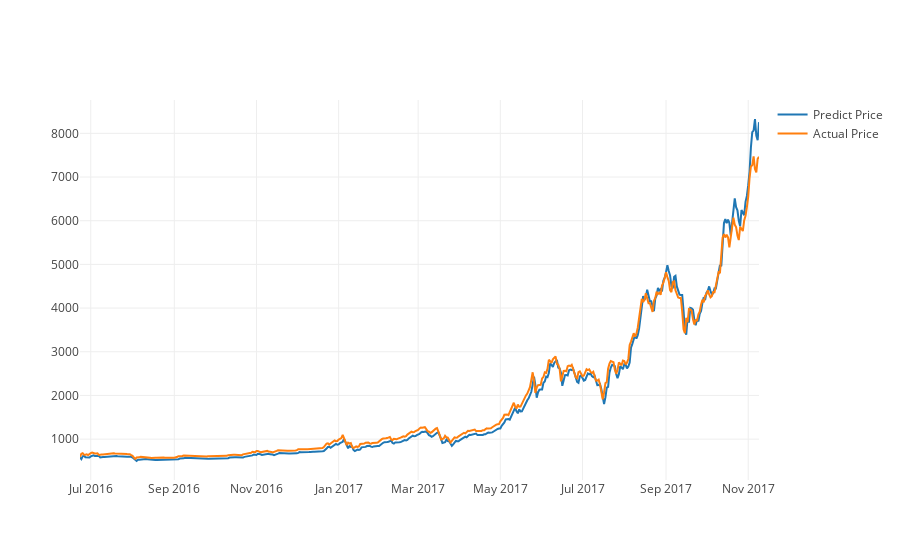

Here is the notebook cell this chart was saved with:
### Code cell
'''
Test Dropout and regularization on our network.
Dropout prevents overfitting of the data, but decreases the MSE.
'''
def create_model(trainX, trainY, testX, testY, neurons):
    '''
    Create a model based on 'weighed_average' variable. 
    This model will not be stateful. 
    ''' 

    model = Sequential()
    model.add(LSTM(neurons, 
               input_shape=(trainX.shape[1], trainX.shape[2]), return_state=False,
               dropout=0.1))
    model.add(Dense(1))
    model.compile(loss='mae', optimizer='adam')
    history = model.fit(trainX, trainY, epochs=300, batch_size=50, validation_data=(testX, testY), verbose=1, shuffle=False)

    return model 


trainX, trainY, testX, testY, scaler = create_data(df)
# Testing multiple neurons, 150 had the best MSE over 200, 175, 100, 50
model = create_model(trainX, trainY, testX, testY, neurons=150)

expected_test = model.predict(testX)
yhat_inverse = scaler.inverse_transform(expected_test.reshape(-1, 1))
testY_inverse = scaler.inverse_transform(testY.reshape(-1, 1))
print('MSE: ', math.sqrt(mean_squared_error(testY_inverse, yhat_inverse)))

predictDates = df.tail(len(testX)).index
testY_reshape = testY_inverse.reshape(len(testY_inverse))
yhat_reshape = yhat_inverse.reshape(len(yhat_inverse))

actual_chart = go.Scatter(x=predictDates, y=testY_reshape, name= 'Actual Price')
predict_chart = go.Scatter(x=predictDates, y=yhat_reshape, name= 'Predict Price')
py.iplot([predict_chart, actual_chart])

### Figure 1 — Plotly figure (JSON) as saved in the notebook; plotly's stock layout.template omitted (floating-point values rounded to 4 significant figures; data arrays with more than 128 entries replaced by an {"elided": "..."} marker saying what was removed)
{"data": [{"name": "Predict Price", "type": "scatter", "x": {"elided": "505 str values"}, "y": {"elided": "505 float values"}}, {"name": "Actual Price", "type": "scatter", "x": {"elided": "505 str values"}, "y": {"elided": "505 float values"}}], "layout": {}}
